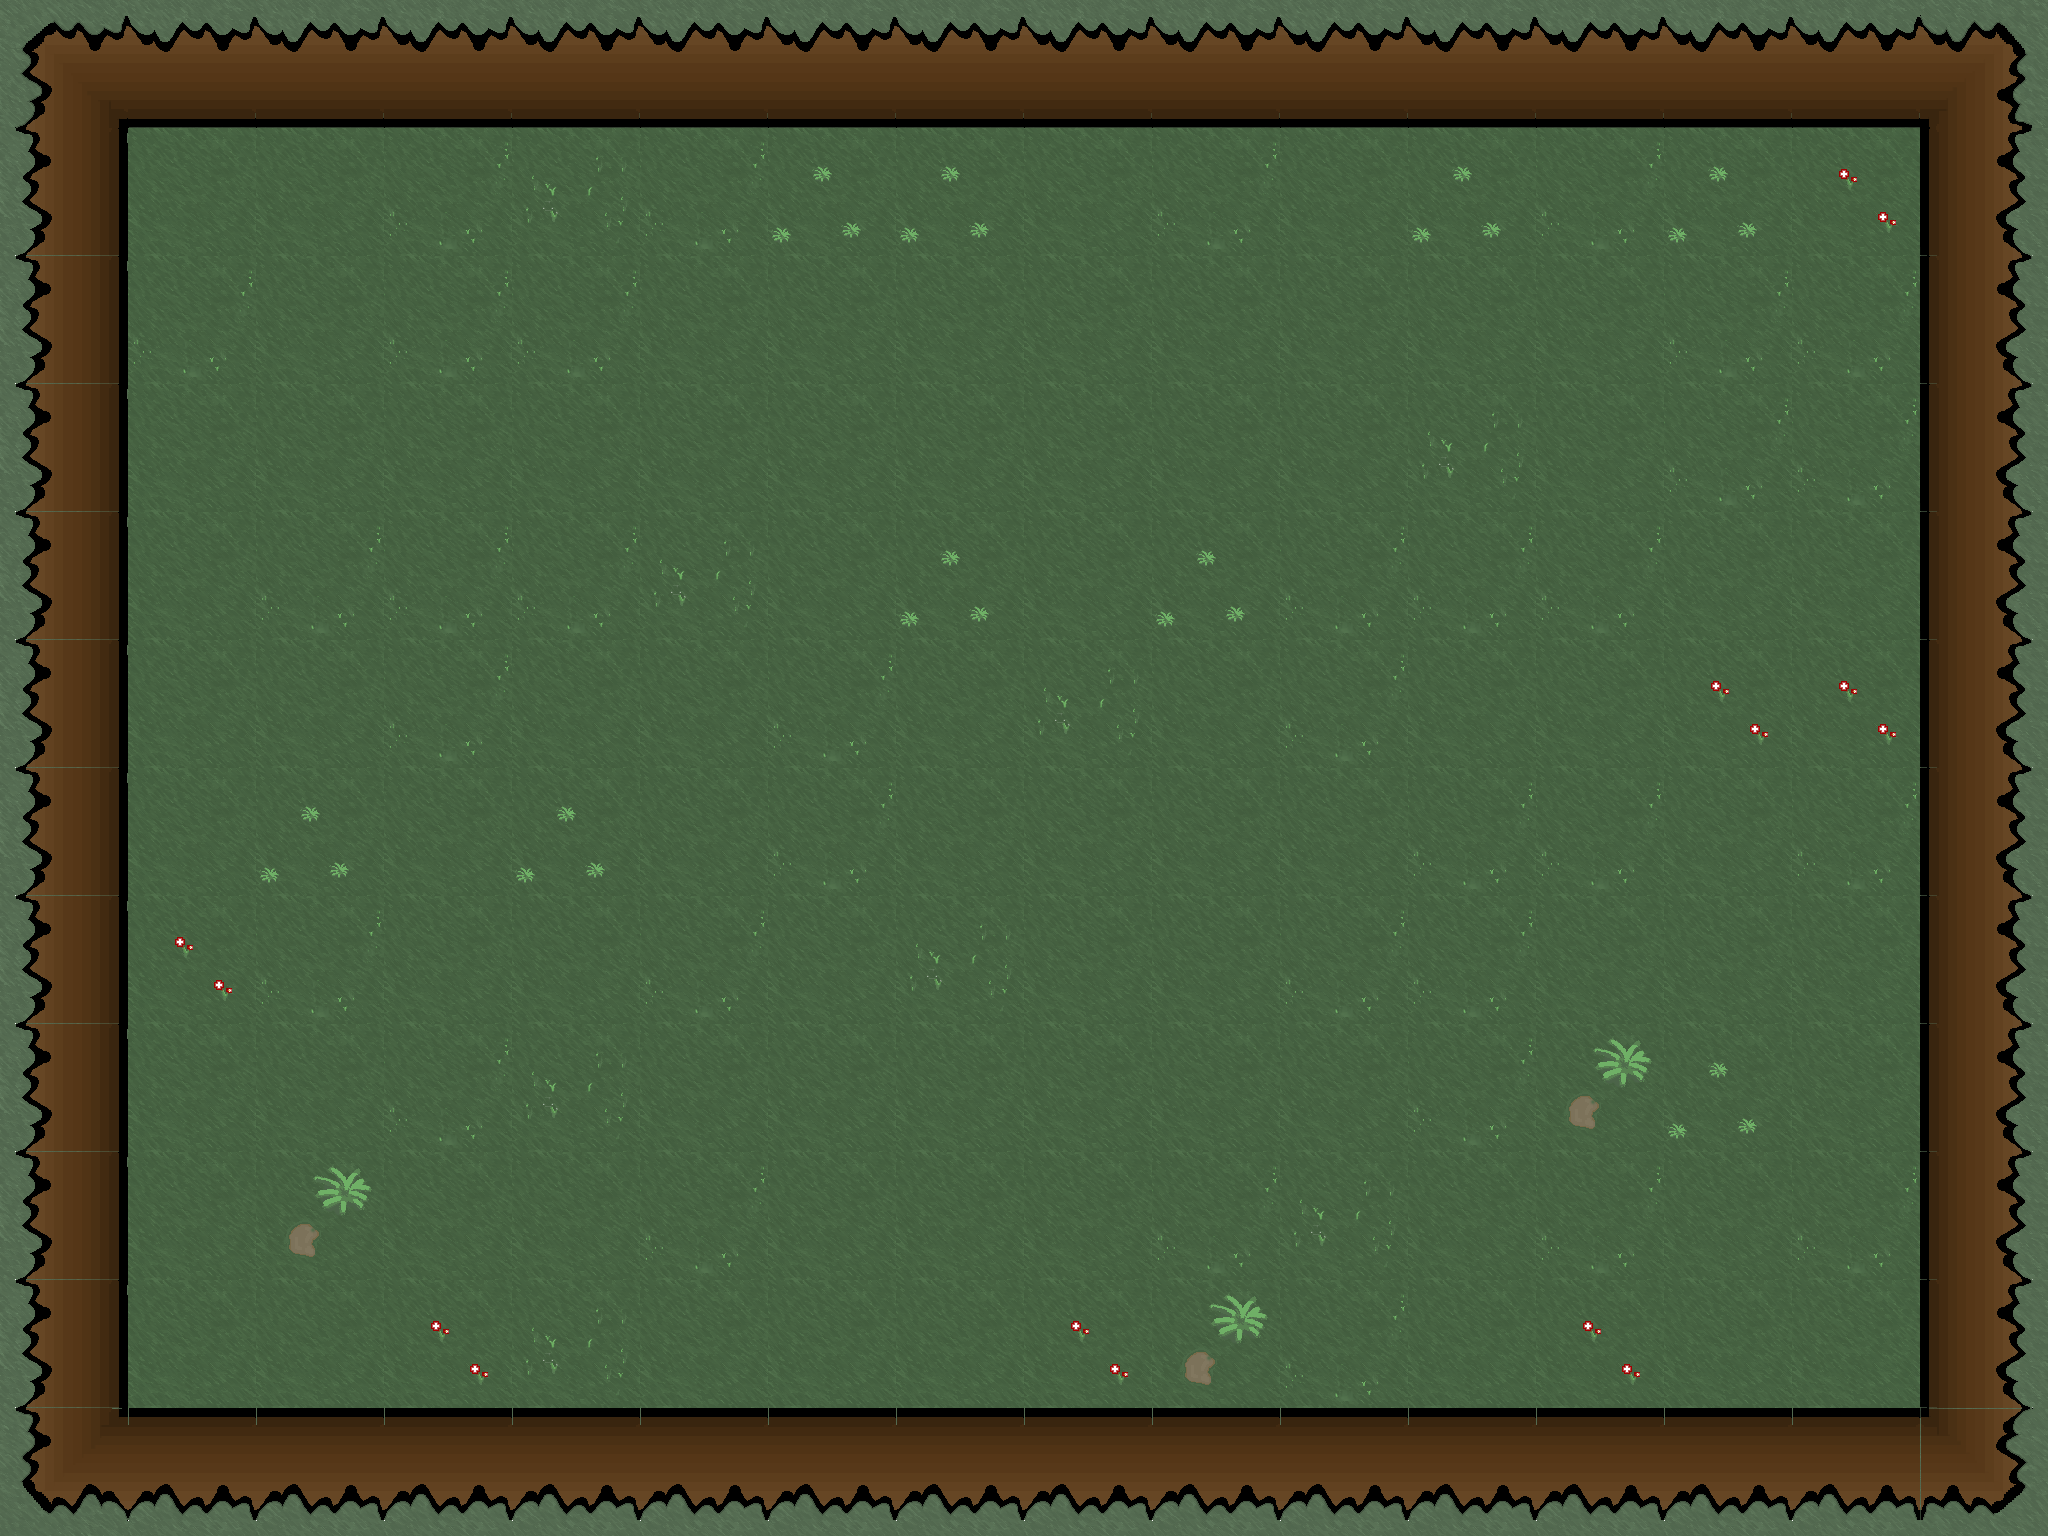

Rendered tile map (Tiled .tmx) drawn with the repository's tilesets; below, a short description and the full map source, tile grids included:
An orthogonal 16x12 tile map with 128x128 px tiles, 1 tile layer (Capa de Patrones 1).

<map version="1.0" orientation="orthogonal" renderorder="right-down" width="16" height="12" tilewidth="128" tileheight="128" nextobjectid="2">
 <tileset firstgid="1" name="keloke" tilewidth="128" tileheight="128" tilecount="36" columns="4">
  <image source="../../Mapa/Tilesets/Tileset_zon1.png" width="512" height="1152" />
  <tile id="4" probability="0.5" />
  <tile id="5" probability="0.3" />
  <tile id="6" probability="0.1" />
  <tile id="7" probability="0.05" />
  <tile id="8" probability="0.05" />
  <tile id="9" probability="0.001" />
  <tile id="10" probability="0.05" />
 </tileset>
 <layer name="Capa de Patrones 1" width="16" height="12">
  <data encoding="csv">
17,14,14,14,14,14,14,14,14,14,14,14,14,14,14,18,
13,5,5,6,9,6,8,8,5,6,5,8,6,8,7,15,
13,6,5,6,6,5,5,5,5,5,5,5,5,6,6,15,
13,5,5,5,5,5,5,5,5,5,5,9,5,6,6,15,
13,5,6,6,6,9,5,8,5,8,6,6,6,5,5,15,
13,5,5,6,5,5,6,5,9,5,6,5,5,7,7,15,
13,5,8,5,8,5,6,5,5,5,5,6,6,5,6,15,
13,7,6,5,5,6,5,9,5,5,6,6,5,5,5,15,
13,5,5,6,9,5,5,5,5,5,5,6,11,8,5,15,
13,5,11,5,5,6,5,5,5,6,9,5,6,5,6,15,
13,5,5,7,9,5,5,5,7,11,6,5,7,5,5,15,
20,16,16,16,16,16,16,16,16,16,16,16,16,16,16,19
</data>
 </layer>
 <objectgroup name="Inanimados" />
</map>
